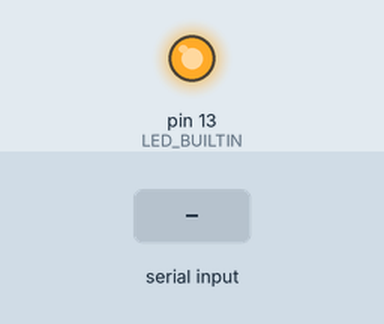
Bench run of a sketch on a simulated Arduino Uno, built with avr-gcc and run on an emulated ATmega328P. On the bench: output pins drawn as LEDs (lit = HIGH). Inputs (shaded band) come from the test bench. What the sketch prints to the serial monitor is not drawn.

Above: at 1.2 s.
1.3 s: "D" received over Serial
At 2.5 s:
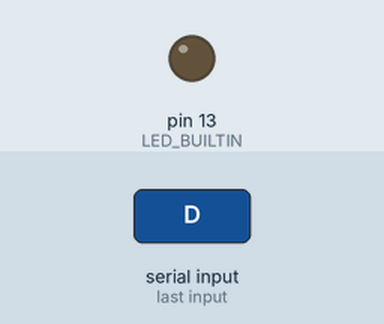
2.8 s: "N" received over Serial
At 3.8 s:
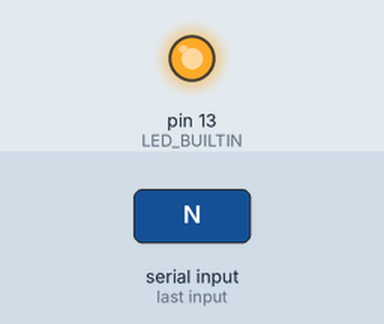
4.3 s: "C" received over Serial
At 5.0 s:
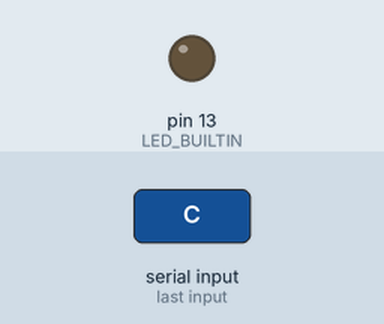
Timing chart, 0 to 7.3 s (numbered marks = the images above; inputs shaded):
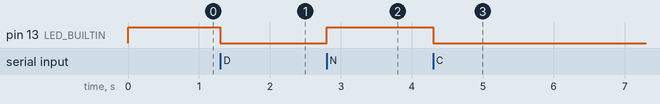

The sketch:

arduino_uno_q_oled.ino
```cpp
/**
 * Arduino UNO Q Cortex-M33 Firmware with SSD1306 OLED Display Driver
 * Target: Arduino UNO Q (ARM Cortex-M33 Coprocessor)
 * Peripheral: I2C SSD1306 OLED (SDA/SCL)
 */

#include <Wire.h>
#include "serial_ipc_protocol.h"

#define OLED_ADDR 0x3C

void setup() {
    Serial.begin(115200);
    Wire.begin();

    pinMode(LED_BUILTIN, OUTPUT);
    digitalWrite(LED_BUILTIN, HIGH);

    Serial.println(F("[UNO Q MCU] Initialized. OLED I2C Bus Ready at 0x3C"));
}

void update_oled_display(const char* node, const char* state, const char* decision) {
    // Standard SSD1306 frame dispatch via Wire
    // Line 1: [UNO Q - RESq MESH]
    // Line 2: Node: <node> | <state>
    // Line 3: Act: <decision>
}

void loop() {
    if (Serial.available()) {
        char cmd = Serial.read();
        if (cmd == 'N') {
            digitalWrite(LED_BUILTIN, HIGH);
            update_oled_display("Node-01", "NORMAL", "PAUSED_SLEEP");
        } else if (cmd == 'D') {
            digitalWrite(LED_BUILTIN, LOW);
            update_oled_display("Node-01", "DEGRADING", "ANTENNA_SWITCH");
        } else if (cmd == 'C') {
            digitalWrite(LED_BUILTIN, LOW);
            update_oled_display("Node-01", "CRITICAL", "FAILOVER_HOP");
        }
    }
    delay(100);
}
```

serial_ipc_protocol.h
```cpp
#ifndef SERIAL_IPC_PROTOCOL_H
#define SERIAL_IPC_PROTOCOL_H

#include <stdint.h>

/**
 * SlothMesh Inter-Processor Communication (IPC) Protocol
 * Platform: Arduino UNO Q (ARM Cortex-M33 <---> Linux Host SoC)
 * Design Goal: Extreme energy conservation, zero unnecessary wakeups.
 */

#define SLOTH_MAGIC_BYTE 0x53 // 'S' for Sloth

typedef enum {
    LINK_STATE_HEALTHY   = 0, // Optimal RF link, keep sleeping (conserve power)
    LINK_STATE_DEGRADING = 1, // Channel jitter / packet loss, alert host for evaluation
    LINK_STATE_CRITICAL  = 2  // Link collapsed / RF jam, trigger immediate autonomous failover
} SlothLinkState_t;

typedef enum {
    CMD_TELEMETRY_REPORT  = 0x10,
    CMD_WAKEUP_HOST_ALERT = 0x11,
    CMD_HOST_FAILOVER_ACK = 0x20,
    CMD_SET_SLEEP_PACING  = 0x30
} SlothCommand_t;

#pragma pack(push, 1)
typedef struct {
    uint8_t  magic;               // Must be SLOTH_MAGIC_BYTE
    uint8_t  cmd;                 // SlothCommand_t
    int8_t   rssi_dbm;            // e.g., -75 dBm
    int8_t   snr_db;              // e.g., +15 dB
    uint16_t packet_error_permille; // 0 to 1000 (0.00% to 100.0%)
    uint8_t  retry_count;         // Retransmissions per frame
    uint8_t  channel_busy_pct;    // 0 to 100%
    uint16_t jitter_ms;           // Milliseconds of RF packet jitter
    uint8_t  predicted_state;     // SlothLinkState_t from TinyML INT8 model
    uint16_t sleep_interval_sec;  // Paced wake-up interval (Sloth energy pacing)
    uint8_t  checksum;            // XOR checksum
} SlothTelemetryPacket_t;
#pragma pack(pop)

static inline uint8_t calculate_checksum(const uint8_t *data, size_t len) {
    uint8_t c = 0;
    for (size_t i = 0; i < len; i++) {
        c ^= data[i];
    }
    return c;
}

#endif // SERIAL_IPC_PROTOCOL_H
```

Measured:
- after the input at 1.3 s, pin 13 (LED_BUILTIN): HIGH → LOW at once
- after the input at 2.8 s, pin 13 (LED_BUILTIN): LOW → HIGH at once
- after the input at 4.3 s, pin 13 (LED_BUILTIN): HIGH → LOW at once
